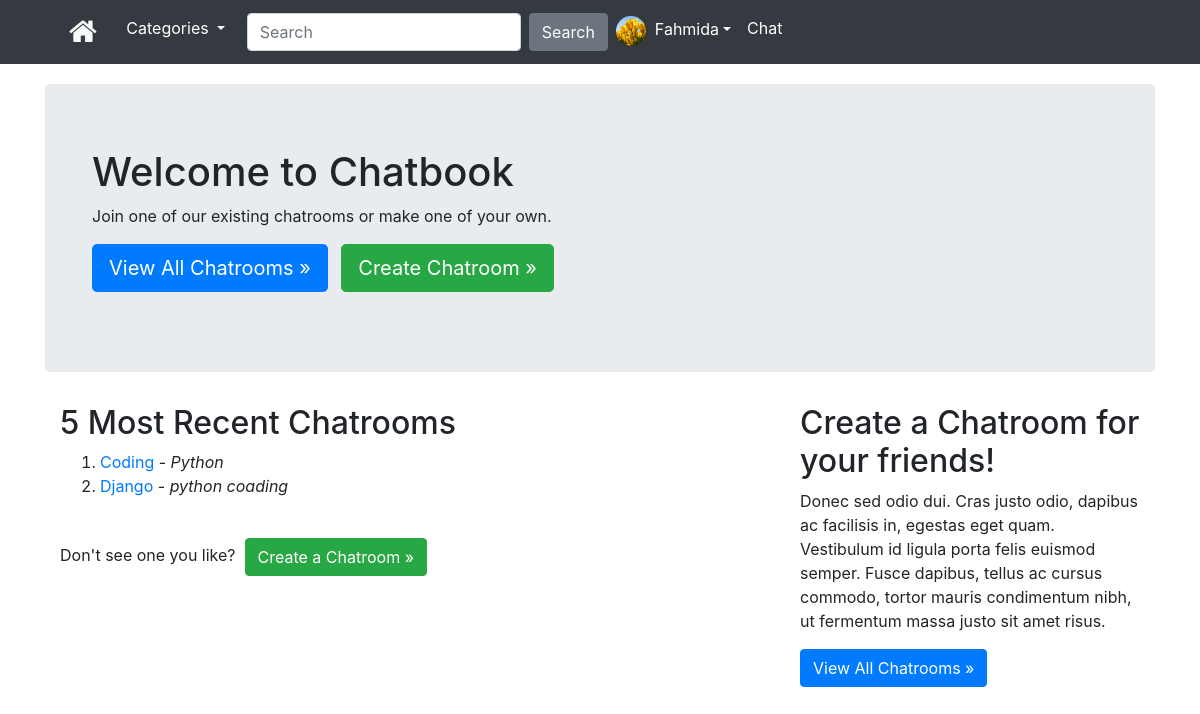
Page /chat/ (signed in) on the committed database.
### App_Login/models.py (models this page shows)
class UserProfile(models.Model):
    user = models.OneToOneField(User, related_name='user_profile', on_delete=models.CASCADE)
    description = models.TextField(blank=True)
    profile_pic = models.ImageField(upload_to='profile_pics', blank=True)
    dob = models.DateField(blank=True, null=True)
    website = models.URLField(blank=True)

### chat/models.py (models this page shows, shortened)
class Chatroom(models.Model):
    name = models.CharField(max_length=50, unique=True, blank=False)
    info = models.CharField(max_length=300, blank=False)
    slug = AutoSlugField(populate_from='name')
    created = models.DateTimeField(auto_now_add=True)
    created_by = models.ForeignKey(User, related_name='chatroom_creator',
                                   on_delete=models.CASCADE, blank=False)

### chat/views.py (the view)
# urls.py: path('', views.Home.as_view(), name='home'),
class Home(LoginRequiredMixin, ListView):
    context_object_name = 'chatroom'
    model = Chatroom
    template_name = 'chat/home.html'
    def get_queryset(self):
        filters = {}
        return Chatroom.objects.order_by('-created').filter(**filters)[:5]
    def get_context_data(self, **kwargs):
        context = super(Home, self).get_context_data(**kwargs)
        context['recent_chatrooms'] = self.get_queryset()
        return context

### App_Content/context_processors.py (called while the page is built)
def extras(request):
    cat_menu_list = Category.objects.all()
    return {'cat_menu_list': cat_menu_list}

### App_Content/models.py (called while the page is built)
    def __str__(self):
        return self.title

### templates/chat/home.html (shortened to what this page needs)
{% extends "base.html" %}
{% block body_block %}
<div class="jumbotron">
  <div class="container">
    <h1>Welcome to Chatbook</h1>
    <p>Join one of our existing chatrooms or make one of your own.</p>
    <p>
      <a class="btn btn-primary btn-lg" href="{% url 'chat:chatrooms' %}">View All Chatrooms &raquo;</a>&nbsp;&nbsp;
      <a class="btn btn-success btn-lg" href="{% url 'chat:chatroom_create_form' %}">Create Chatroom &raquo;</a>
    </p>
  </div>
</div>
<div class="container">
  <div class="row">
    <div class="col-lg-8">
      <h2>5 Most Recent Chatrooms</h2>
      <ol>
        {% for room in recent_chatrooms %}
        <li><a href="{% url 'chat:chatroom' slug=room.slug %}">{{ room.name }}</a> - <i>{{ room.info }}</i></li>
        {% endfor %}
      </ol>
      <br>
      <p>Don't see one you like?&nbsp;&nbsp;<a class="btn btn-success" href="{% url 'chat:chatroom_create_form' %}">Create a Chatroom &raquo;</a></p>
    </div>
    <div class="col-lg-4">
      <h2>Create a Chatroom for your friends!</h2>
      <p>Donec sed odio dui. Cras justo odio, dapibus ac facilisis in, egestas eget quam. Vestibulum id ligula porta felis euismod semper. Fusce dapibus, tellus ac cursus commodo, tortor mauris condimentum nibh, ut fermentum massa justo sit amet
        risus.</p>
      <p><a class="btn btn-primary" href="{% url 'chat:chatrooms' %}">View All Chatrooms &raquo;</a></p>
    </div>
  </div>
  {% endblock %}

### templates/base.html (shortened to what this page needs)
<!DOCTYPE html>
<html lang="en" dir="ltr">
<head>
  <link rel="stylesheet" href="https://maxcdn.bootstrapcdn.com/bootstrap/4.5.2/css/bootstrap.min.css">
  <link rel="stylesheet" href="https://cdnjs.cloudflare.com/ajax/libs/font-awesome/4.7.0/css/font-awesome.min.css">
</head>
<body>
  <nav class="navbar navbar-expand-sm bg-dark navbar-dark">
    <ul class="navbar-nav">&nbsp; &nbsp;&nbsp; &nbsp; &nbsp; &nbsp;
      {% if user.is_authenticated %}
      <li class="nav-item active">
        <a class="nav-link" href="{% url 'index' %}"><i class="fa fa-home" style="font-size:30px;color:#F8F9F9"></i></a>
      </li>
      <li class="nav-item dropdown active">
        <a class="nav-link dropdown-toggle" href="{% url 'App_Content:category_list' %}" id="navbardrop" data-toggle="dropdown">
          Categories
        </a>
      </li>
      <form class="form-inline" method="GET">
        <input class="form-control mr-sm-2" type="text" name="search" placeholder="Search">
        <button class="btn btn-secondary" type="submit">Search</button>
      </form>
      <div class="nav-item dropdown active ">
        {% if user.user_profile.profile_pic %}
        <a class="nav-link dropdown-toggle" data-toggle="dropdown" href="{% url 'App_Login:profile' %}"><img src="/media/{{user.user_profile.profile_pic}}" width="30px" height="30px" class="rounded-circle">&nbsp; {{user.first_name}}</a>
        {% else %}
        <a class="nav-link dropdown-toggle" data-toggle="dropdown" href="{% url 'App_Login:profile' %}"><img src="/media/default_pic.PNG" width="30px" height="30px" class="rounded-circle">&nbsp; {{user.first_name}}</a>
        {% endif %}
      </div>
      <li class="nav-item active">
        <a class="nav-link" href="{% url 'chat:home' %}">Chat</a>
      </li>
      {% endif %}
    </ul>
  </nav>
  <div class="container" style="padding-top:20px">
    {% block body_block %}
    {% endblock %}
</body>
</html>

### rows in the picture
Chatroom: name "Coding", info "Python"
Chatroom: name "Django", info "python coading"

### other values in the picture
{{ user.first_name }} "Fahmida"
